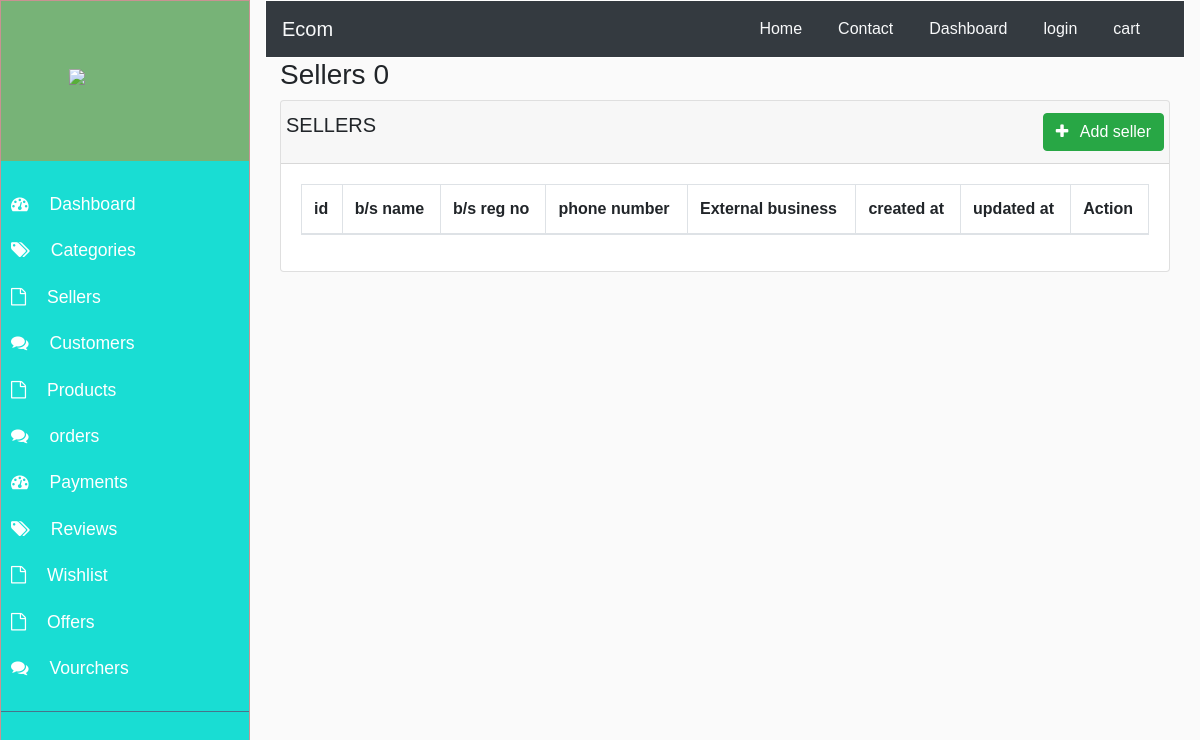
Before: /staff/seller with the older database file.
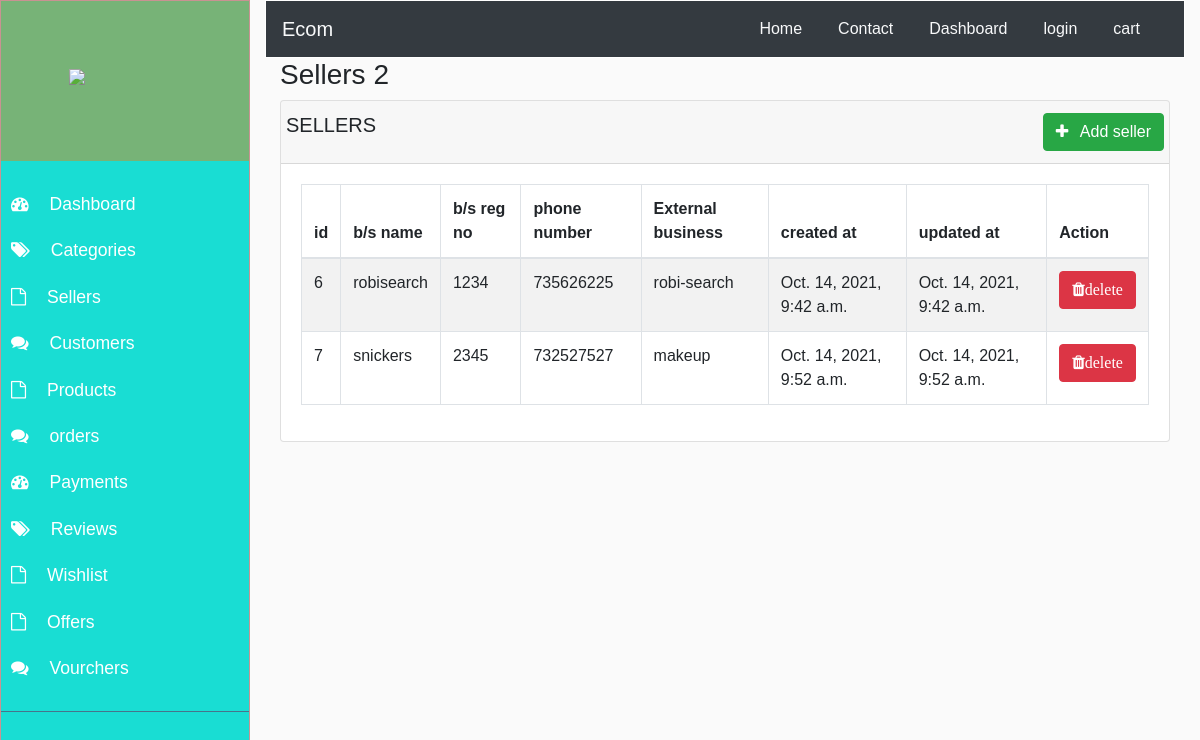
After: the same page with the newer database file.
### store/models.py (models this page shows, shortened)
class Seller(User):
    business_name = models.CharField(max_length=200)
    business_reg_no = models.CharField (max_length=200, null=False, blank=False)
    phone_number = models.IntegerField()
    external_url =models.CharField(max_length=200, null=True, blank=True)
    created_at = models.DateTimeField(auto_now_add=True)
    updated_at =models.DateTimeField(auto_now=True)
    class Meta:
        verbose_name = "Seller"

### store/views.py (the view)
# urls.py: path('seller', views.seller, name="sellers"),
def seller(request):
     seller = Seller.objects.all()
     context ={
          "seller_list" : seller,
     }
     return render(request, 'store/admin/seller.html', context)

### store/Templates/store/Admin/seller.html
{% extends 'store/admin/layouts/admin-base.html'%}
{% load static %}
{% block 'css'%}
<link rel="stylesheet" href="{% static 'css/admin-main.css' %}">
{% endblock 'css' %}
{% block 'content'%}
<div class="container">
    <h3>Sellers {{seller_list| length}}</h3>
    <div class="row">
        <div class="col-lg-12">
            <div class="card">
                <div class="card-header">
                    <div class="row">
                        <h5 class="text-center">SELLERS</h5>
                        <a href="{% url 'add_seller' %}" class="btn btn-success ml-auto">
                            <i class="fa fa-plus mr-2"></i>
                        Add seller
                        </a>
                    </div>
                </div>
                <div class="card-body">
                    <table class="table table-bordered table-striped table-hover dataTable js-exportable">
                        <thead>
                           <tr>
                                <th>id</th>
                                <th>b/s name</th>
                                <th>b/s reg no</th>
                                <th>phone number</th>
                                <th>External business</th>
                                <th>created at</th>
                                <th>updated at</th>
                                <th>Action</th>
                            </tr>
                        </thead>
                        <tbody>
                            {% for seller in seller_list %}
                                <tr>
                                    <td>{{seller.id}}</td>
                                    <td>{{seller.business_name}}</td>
                                    <td>{{seller.business_reg_no}}</td>
                                    <td>{{seller.phone_number}}</td>
                                    <td>{{seller.external_url}}</td>
                                    <td>{{seller.created_at}}</td>
                                    <td>{{seller.updated_at}}</td>
                                    <td>
                                    <a class='btn btn-danger'><i class="fa fa-trash" style="color:white;">delete</i></a>
                                    </td>
                                </tr>
                            {% endfor %}
                        </tbody>
                    </table>
                </div>
            </div>
        </div>
    </div>
</div>
{% endblock %}

Changed rows visible on the page:
added Seller: id "6", business_name "robisearch", business_reg_no "1234", phone_number "735626225", external_url "robi-search", created_at "Oct. 14, 2021, 9:42 a.m.", updated_at "Oct. 14, 2021, 9:42 a.m."
added Seller: id "7", business_name "snickers", business_reg_no "2345", phone_number "732527527", external_url "makeup", created_at "Oct. 14, 2021, 9:52 a.m.", updated_at "Oct. 14, 2021, 9:52 a.m."
Other visible differences:
{{ seller_list| length }}: "0" → "2"
